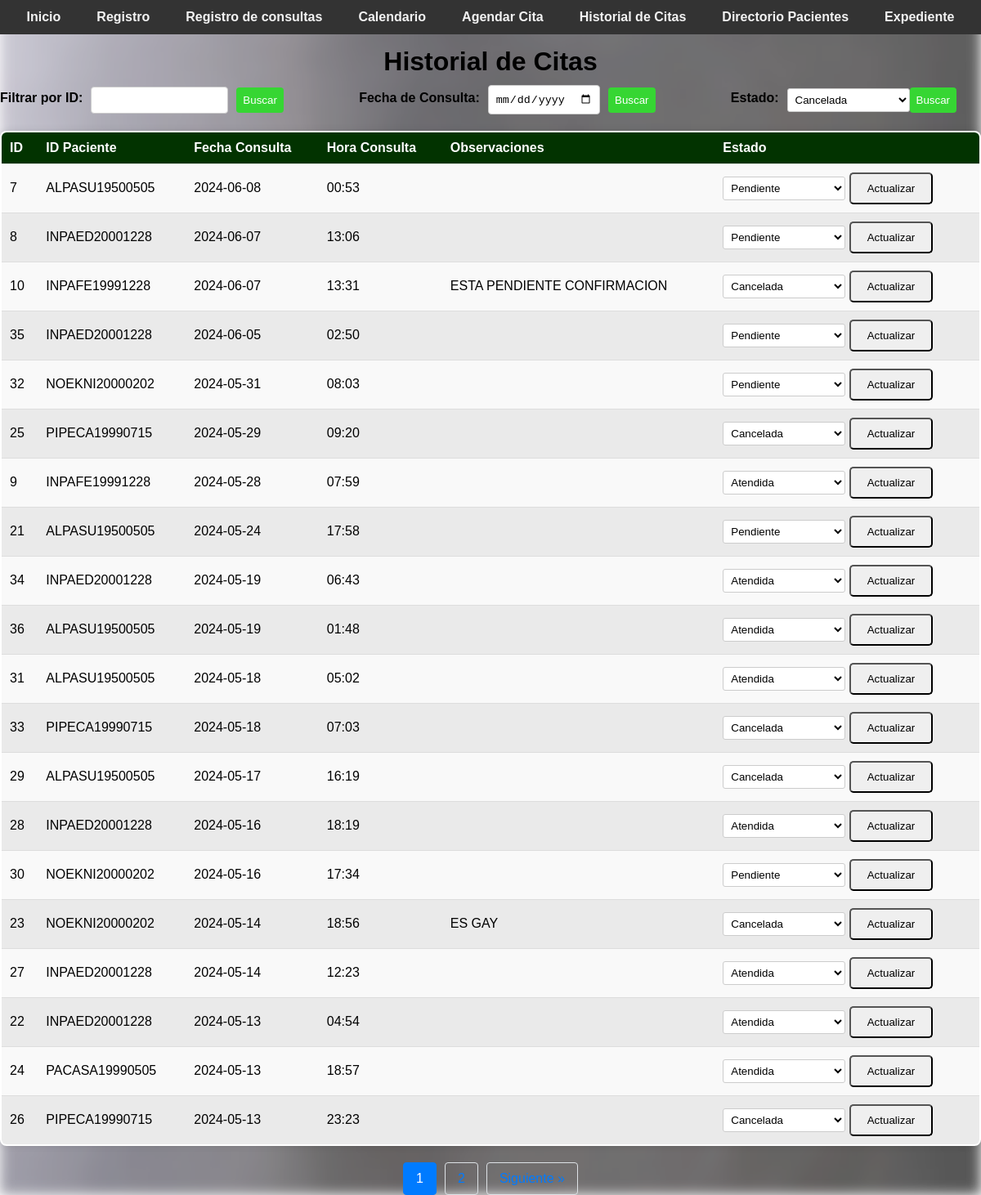
Page /historial_citas (signed in) on the earlier database version.
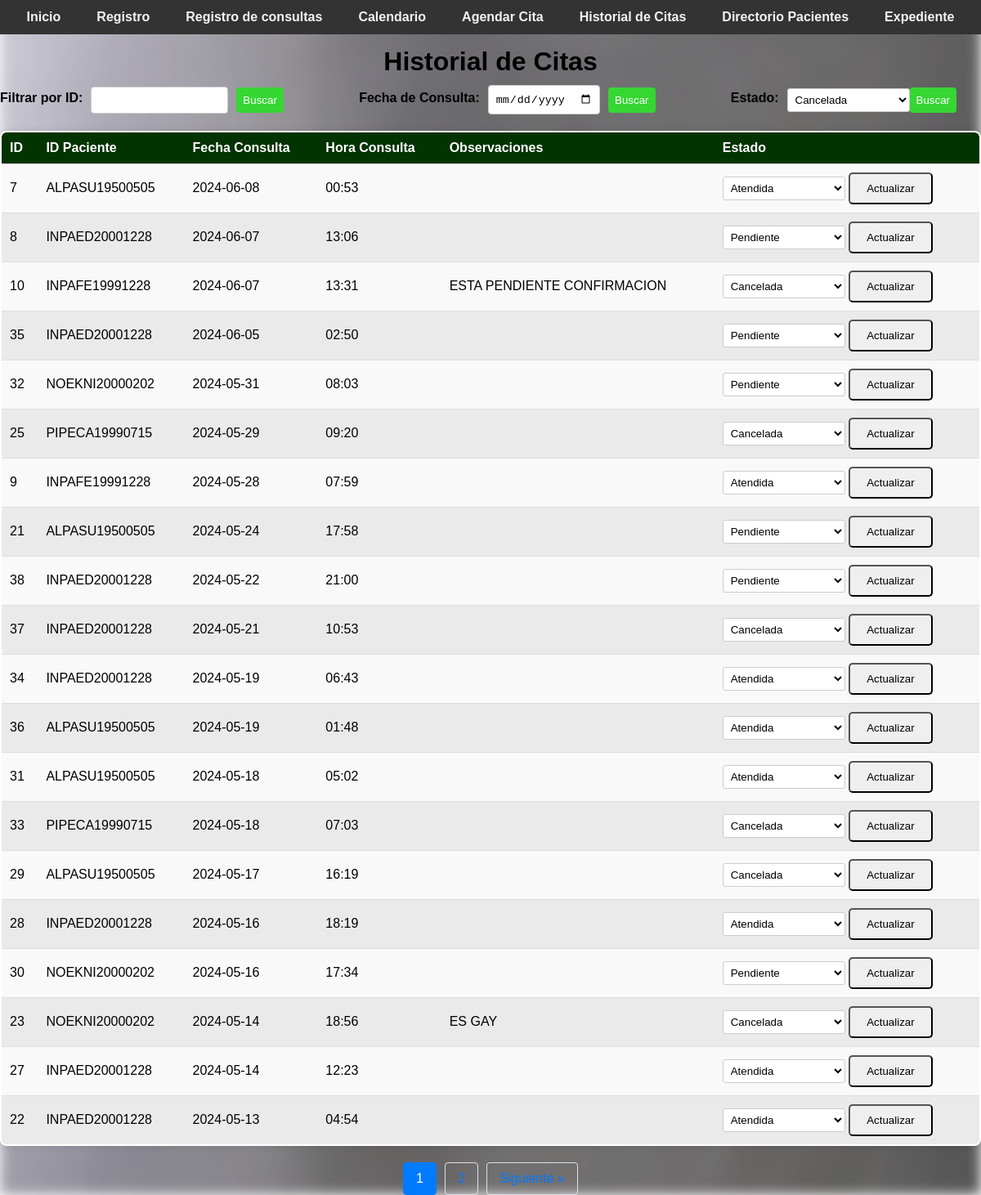
Same page on the later database version.
### tables this page shows
CREATE TABLE "citas_nutricion" (
                    id_cita INTEGER PRIMARY KEY AUTOINCREMENT,
                    id_paciente TEXT,
                    fecha_consulta TEXT NOT NULL,
                    hora_consulta TEXT NOT NULL, 
                    observaciones TEXT,
                    estado TEXT DEFAULT 'Pendiente',
                    FOREIGN KEY (id_paciente) REFERENCES pacientes(id_paciente)
                );

### app.py (the view, shortened to what this page needs)
@app.route('/historial_citas', methods=['GET', 'POST'])
@login_required
def historial_citas():
    filter_text = request.form.get('filter_text')
    filter_by = request.form.get('filter_by')
    page = request.args.get('page', 1, type=int)
    per_page = 20
    query = "SELECT * FROM citas_nutricion"
    params = []
    with get_db_connection() as connection:
        cursor = connection.cursor()
        cursor.execute(query, params)
        citas_nutricion = cursor.fetchall()
    with get_db_connection() as connection:
        cursor = connection.cursor()
        cursor.execute("SELECT id_paciente, primer_apellido, segundo_apellido, nombres FROM pacientes")
        pacientes = cursor.fetchall()
    citas_ordenadas = sorted(citas_nutricion, key=lambda x: x['fecha_consulta'], reverse=True)
    total_citas = len(citas_ordenadas)
    total_pages = math.ceil(total_citas / per_page)
    start = (page - 1) * per_page
    end = start + per_page
    citas_paginadas = citas_ordenadas[start:end]
    return render_template(
        'nutricion/historial_citas.html',
        citas_nutricion=citas_paginadas,
        pacientes=pacientes,
        page=page,
        total_pages=total_pages
    )

### app.py (called while the page is built)
def login_required(f):
    @wraps(f)
    def decorated_function(*args, **kwargs):
        if 'username' not in session:
            return redirect(url_for('login'))
        return f(*args, **kwargs)
    return decorated_function

def get_db_connection():
    connection = sqlite3.connect('nutricion_consulta.db')
    connection.row_factory = sqlite3.Row
    return connection

### templates/nutricion/historial_citas.html (shortened to what this page needs)
<!DOCTYPE html>
<html lang="es">
<head>
    <link rel="stylesheet" href="{{ url_for('static', filename='css/style.css') }}">
</head>
<body>
    <div class="navbar">
        <a href="/">Inicio</a>
        <a href="/registro">Registro</a>
        <a href="/consultar">Registro de consultas</a>
        <a href="/options">Calendario</a>
        <a href="/agendar_cita">Agendar Cita</a>
        <a href="/historial_citas">Historial de Citas</a>
        <a href="/directorio_pacientes">Directorio Pacientes</a>
        <a href="/expediente">Expediente</a>
    </div>
    <br>      <br>
    <h1>Historial de Citas</h1>
    <div class="filter-container">
        <form action="{{ url_for('historial_citas') }}" method="post" class="filter-form">
            <label for="filter_id">Filtrar por ID:</label>
            <input type="text" id="filter_id" name="filter_text" list="pacientes_list">
            <input type="submit" value="Buscar">
        </form>
        <form action="{{ url_for('historial_citas') }}" method="post" class="filter-form">
            <label for="filter_fecha">Fecha de Consulta:</label>
            <input type="date" id="filter_fecha" name="filter_text">
            <input type="submit" value="Buscar">
        </form>
        <form action="{{ url_for('historial_citas') }}" method="post" class="filter-form">
            <label for="filter_estado">Estado:</label>
            <select id="filter_estado" name="filter_text">
                <option value="Cancelada" {% if filter_text == 'Cancelada' %} selected {% endif %}>Cancelada</option>
            </select>
            <input type="submit" value="Buscar">
        </form>
    </div>
    <table>
        <thead>
            <tr>
                <th>ID</th>
                <th>ID Paciente</th>
                <th>Fecha Consulta</th>
                <th>Hora Consulta</th>
                <th>Observaciones</th>
                <th>Estado</th>
            </tr>
        </thead>
        <tbody>
            {% for cita in citas_nutricion %}
            <tr>
                <td>{{ cita[0] }}</td>
                <td>{{ cita[1] }}</td>
                <td>{{ cita[2] }}</td>
                <td>{{ cita[3] }}</td>
                <td>{{ cita[4] }}</td>
                <td>
                    <form action="/actualizar_estado" method="POST">
                        <select name="estado">
                            <option value="Pendiente" {% if cita[5] == 'Pendiente' %}selected{% endif %}>Pendiente</option>
                            <option value="Atendida" {% if cita[5] == 'Atendida' %}selected{% endif %}>Atendida</option>
                            <option value="Cancelada" {% if cita[5] == 'Cancelada' %}selected{% endif %}>Cancelada</option>
                        </select>
                        <input type="submit" value="Actualizar">
                    </form>
                </td>
            </tr>
            {% endfor %}
        </tbody>
    </table>
    <div class="pagination">
        {% for p in range(1, total_pages + 1) %}
        <a href="{{ url_for('historial_citas', page=p) }}" {% if p == page %}class="active"{% endif %}>{{ p }}</a>
        {% endfor %}
        {% if page < total_pages %}
        <a href="{{ url_for('historial_citas', page=page+1) }}">Siguiente &raquo;</a>
        {% endif %}
    </div>
</body>
</html>

### static/css/style.css (style rules this page uses)
body { font-family: Arial, sans-serif; margin: 0; padding: 0; }
body::before { content: ""; position: fixed; top: 0; left: 0; width: 100%; height: 100%; z-index: -1; background-image: url('/static/css/Imagen/fondo.jpg'); background-size: cover; filter: blur(8px); opacity: .8; }
label { font-weight: bold; }
.navbar { background-color: #333; display: flex; justify-content: center; padding: 25px 20; position: fixed; top: 0; left: 0; width: 100%; z-index: 1000; }
.navbar a { color: #f2f2f2; text-align: center; padding: 10px 20px; text-decoration: none; transition: background-color 0.3s ease, color 0.3s ease, border-color 0.3s ease; border-radius: 25px; margin: 20 5px; border: 2px solid transparent; font-weight: bold; }
.button, .btn-login, input[type="submit"] { display: inline-block; padding: 10px 20px; border-radius: 5px; cursor: pointer; text-decoration: none; transition: background-color 0.3s ease; }
label { display: inline-block; margin-bottom: 5px; }
select { width: 150px; padding: 5px; border: 1px solid #ccc; border-radius: 3px; background-color: #fff; }
input[type="text"]::placeholder, input[type="password"]::placeholder { color: #999; }
input[type="text"], input[type="number"], .add-button { width: 150px; padding: 8px 12px; margin-right: 10px; border-radius: 4px; border: 1px solid #ccc; cursor: pointer; }
th, td { padding: 10px; text-align: center; border-bottom: 1px solid #ddd; transition: background-color 0.3s; }
th { background-color: #333; color: #ffffff; }
tr:nth-child(even) { background-color: #f2f2f2; }
tr:nth-child(odd) { background-color: #e6e6e6; }
h1, h2, strong { color: #000000; }
h1 { margin-bottom: 10px; text-align: center; }
.filter-container { display: flex; justify-content: space-between; margin-bottom: 20px; }
.filter-form { display: flex; align-items: center; margin-right: 20px; display: flex; }
.filter-form label { margin-right: 10px; color: #000000; font-weight: bold; }
.filter-form input[type="text"], .filter-form input[type="number"], .filter-form input[type="date"], .filter-form input[type="time"], .filter-form input[type="tel"], .filter-form input[type="number,2"], .filter-form input[type="submit"] { padding: 8px; border-radius: 4px; border: 1px solid #ccc; margin-right: 10px; }
.filter-form input[type="submit"] { background-color: #36d633; color: #fff; border: none; cursor: pointer; }
table { width: 100%; margin: 0 auto; border: 2px solid #000000; border-radius: 8px; overflow: hidden; box-shadow: 0 0 10px rgba(0, 0, 0, 0.1); max-width: 100%; border-collapse: collapse; margin-bottom: 10px; background-color: #fff; opacity: 1; animation: fadeIn 0.5s ease-in-out; transition: opacity 0.5s ease-in-out; text-size-adjust: 10%; }
table th, table td { padding: 10px; border-bottom: 1px solid #ddd; text-align: left; }
table th { background-color: #023300; font-weight: bold; }
table tr:nth-child(odd) { background-color: #f9f9f9; }
table tr:nth-child(even) { background-color: #eaeaea; }
.pagination { display: flex; justify-content: center; align-items: center; margin-top: 20px; }
.pagination a { color: #007bff; padding: 10px 15px; text-decoration: none; border: 1px solid #dee2e6; margin: 0 5px; border-radius: 4px; transition: background-color 0.3s, color 0.3s; }
.pagination a.active { background-color: #007bff; color: white; border-color: #007bff; }

Differences in the rows shown:
no longer on this page (row unchanged): citas_nutricion: id_cita "24", id_paciente "PACASA19990505", fecha_consulta "2024-05-13", hora_consulta "18:57", estado "Atendida"
no longer on this page (row unchanged): citas_nutricion: id_cita "26", id_paciente "PIPECA19990715", fecha_consulta "2024-05-13", hora_consulta "23:23", estado "Cancelada"
changed citas_nutricion id 7: estado "Pendiente" → "Atendida"
added citas_nutricion: id_cita "38", id_paciente "INPAED20001228", fecha_consulta "2024-05-22", hora_consulta "21:00", estado "Pendiente"
added citas_nutricion: id_cita "37", id_paciente "INPAED20001228", fecha_consulta "2024-05-21", hora_consulta "10:53", estado "Cancelada"
